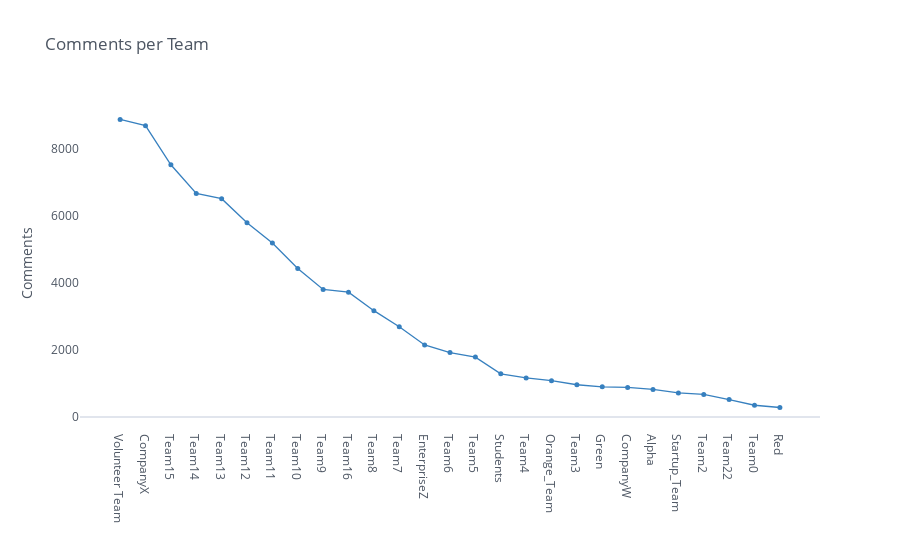

Notebook code for this chart:
### Code cell
# Number of comments per team
df2 = pd.DataFrame(useractivity.team.value_counts())
df2  = df2 .rename(columns={'team': 'comments'})
df_ = df2
df_.iplot(y='comments', theme='white', mode='lines+markers', color='blue', 
          title='Comments per Team', size=5, showgrid=False, yTitle='Comments')

### Figure 1 — Plotly figure (JSON) as saved in the notebook; plotly's stock layout.template omitted (floating-point values rounded to 4 significant figures)
{"data": [{"line": {"color": "rgba(55, 128, 191, 1.0)", "dash": "solid", "shape": "linear", "width": 1.3}, "marker": {"size": 5, "symbol": "circle"}, "mode": "lines+markers", "name": "comments", "text": "", "type": "scatter", "x": ["Volunteer Team", "CompanyX", "Team15", "Team14", "Team13", "Team12", "Team11", "Team10", "Team9", "Team16", "Team8", "Team7", "EnterpriseZ", "Team6", "Team5", "Students", "Team4", "Orange_Team", "Team3", "Green", "CompanyW", "Alpha", "Startup_Team", "Team2", "Team22", "Team0", "Red"], "y": [8880, 8696, 7528, 6672, 6516, 5798, 5196, 4432, 3808, 3726, 3176, 2694, 2154, 1924, 1790, 1292, 1170, 1088, 966, 904, 886, 826, 722, 676, 522, 354, 286]}], "layout": {"autosize": true, "legend": {"bgcolor": "#FFFFFF", "font": {"color": "#4D5663"}}, "paper_bgcolor": "#FFFFFF", "plot_bgcolor": "#FFFFFF", "title": {"font": {"color": "#4D5663"}, "text": "Comments per Team"}, "xaxis": {"autorange": true, "gridcolor": "#E1E5ED", "range": [-1.611, 27.61], "showgrid": false, "tickfont": {"color": "#4D5663"}, "title": {"font": {"color": "#4D5663"}, "text": ""}, "type": "category", "zerolinecolor": "#E1E5ED"}, "yaxis": {"autorange": true, "gridcolor": "#E1E5ED", "range": [-354.7, 9521.0], "showgrid": false, "tickfont": {"color": "#4D5663"}, "title": {"font": {"color": "#4D5663"}, "text": "Comments"}, "type": "linear", "zerolinecolor": "#E1E5ED"}}}
